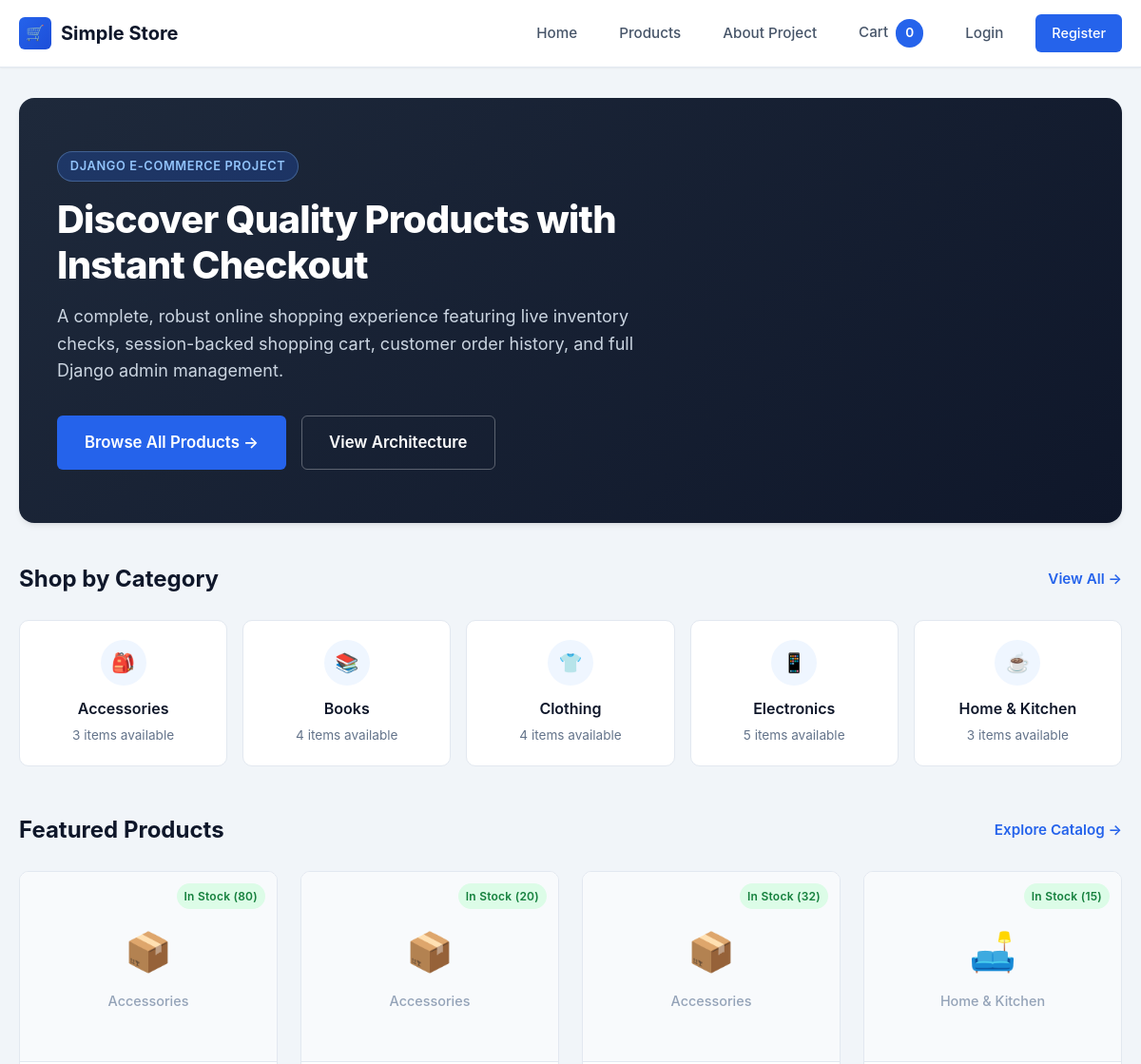
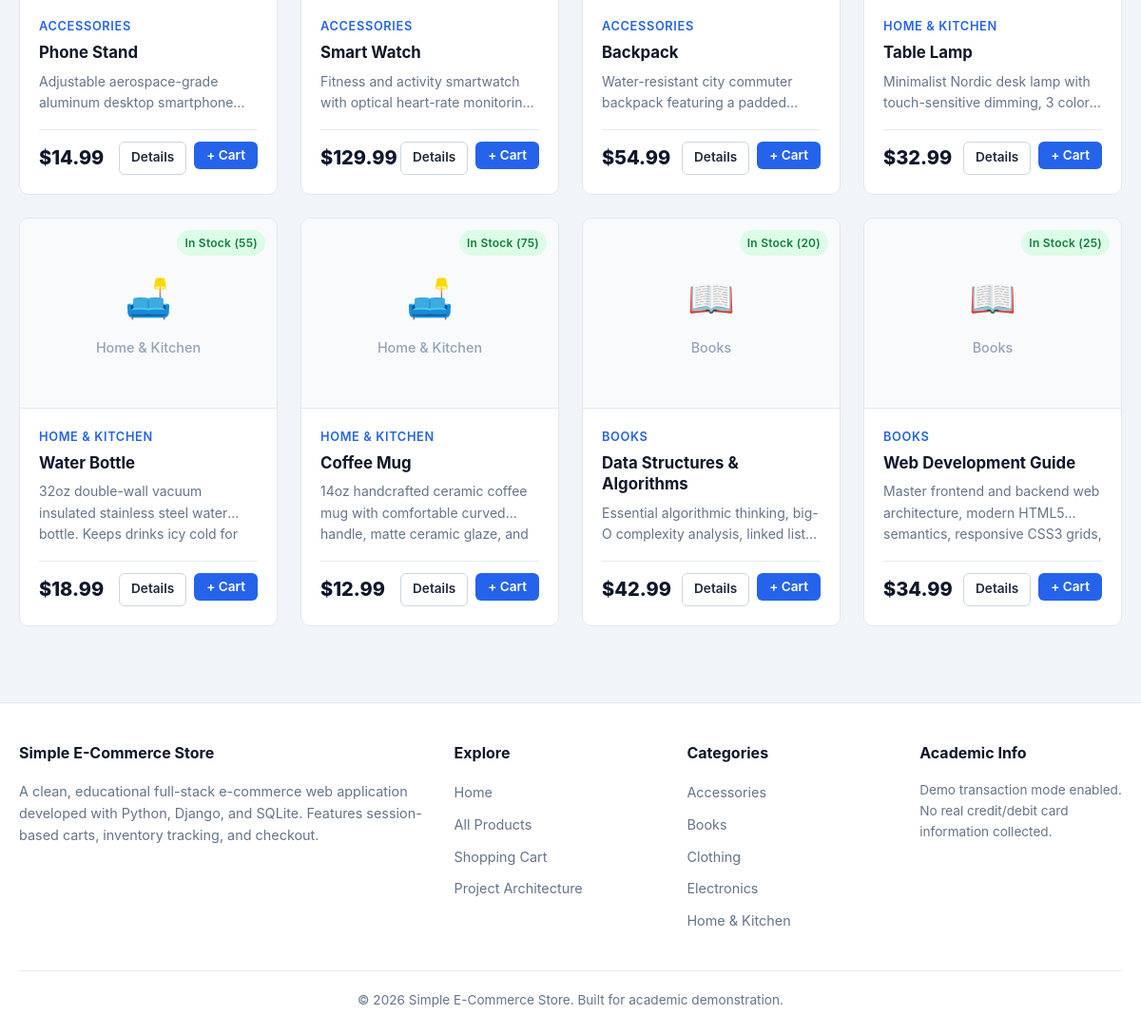
The page / on the database its author committed (2 pictures, top to bottom).
### store/models.py (models this page shows, shortened)
class Category(models.Model):
    name = models.CharField(max_length=100, unique=True)
    slug = models.SlugField(max_length=120, unique=True, blank=True)
    description = models.TextField(blank=True)
    created_at = models.DateTimeField(auto_now_add=True)
    class Meta:
        verbose_name = 'category'
        verbose_name_plural = 'categories'
        ordering = ['name']

class Product(models.Model):
    name = models.CharField(max_length=200)
    slug = models.SlugField(max_length=220, unique=True, blank=True)
    category = models.ForeignKey(Category, on_delete=models.CASCADE, related_name='products')
    description = models.TextField()
    price = models.DecimalField(
        max_digits=10,
        decimal_places=2,
        validators=[MinValueValidator(Decimal('0.01'))]
    )
    stock = models.PositiveIntegerField(default=0)
    image = models.ImageField(upload_to='products/', blank=True, null=True)
    is_available = models.BooleanField(default=True)
    created_at = models.DateTimeField(auto_now_add=True)
    updated_at = models.DateTimeField(auto_now=True)
    class Meta:
        ordering = ['-created_at']
    def get_absolute_url(self):
        return reverse('store:product_detail', args=[self.slug])
    @property
    def in_stock(self):
        return self.is_available and self.stock > 0

### store/views.py (the view)
# urls.py: path('', views.home, name='home'),
def home(request):
    featured_products = Product.objects.filter(is_available=True).order_by('-created_at')[:8]
    categories = Category.objects.all()
    return render(request, 'home.html', {
        'featured_products': featured_products,
        'categories': categories,
    })

### store/cart.py (called while the page is built, shortened)
    def __iter__(self):
        product_ids = [int(pid) for pid in self.cart.keys() if pid.isdigit()]
        products = Product.objects.filter(id__in=product_ids)
        product_map = {p.id: p for p in products}

    def __len__(self):
        return sum(qty for qty in self.cart.values() if isinstance(qty, int))

    def get_total_price(self):
        total = Decimal('0.00')
        for item in self:
            total += item['total_price']
        return total

### store/context_processors.py (called while the page is built)
def cart_context(request):
    cart = Cart(request)
    return {
        'cart': cart,
        'cart_total_items': len(cart),
        'cart_total_price': cart.get_total_price(),
        'all_categories': Category.objects.all(),
    }

### templates/home.html (shortened to what this page needs)
{% extends 'base.html' %}
{% block content %}
<div class="container">
  <section class="hero-banner" id="heroBanner">
    <div class="hero-content">
      <span class="hero-tag">Django E-Commerce Project</span>
      <h1 class="hero-title">Discover Quality Products with Instant Checkout</h1>
      <p class="hero-subtitle">
        A complete, robust online shopping experience featuring live inventory checks,
        session-backed shopping cart, customer order history, and full Django admin management.
      </p>
      <div class="hero-actions">
        <a href="{% url 'store:product_list' %}" class="btn btn-primary btn-lg" id="btnExploreProducts">
          Browse All Products &rarr;
        </a>
        <a href="{% url 'store:about' %}" class="btn btn-outline btn-lg" style="color: white; border-color: rgba(255,255,255,0.3);" id="btnLearnArchitecture">
          View Architecture
        </a>
      </div>
    </div>
  </section>
  <section style="margin-bottom: 3rem;">
    <div class="section-header">
      <h2 class="section-title">Shop by Category</h2>
      <a href="{% url 'store:product_list' %}" class="section-link">View All &rarr;</a>
    </div>
    <div class="category-grid">
      {% for cat in categories %}
        <a href="{% url 'store:product_list' %}?category={{ cat.slug }}" class="category-card" id="catCard-{{ cat.slug }}">
          <div class="category-card-icon">
            {% if cat.name == 'Electronics' %}📱
            {% elif cat.name == 'Clothing' %}👕
            {% elif cat.name == 'Books' %}📚
            {% elif cat.name == 'Home & Kitchen' %}☕
            {% elif cat.name == 'Accessories' %}🎒
            {% else %}📦
            {% endif %}
          </div>
          <h3 class="category-card-name">{{ cat.name }}</h3>
          <p class="category-card-count">{{ cat.products.count }} items available</p>
        </a>
      {% empty %}
        <p class="text-muted">No categories available yet.</p>
      {% endfor %}
    </div>
  </section>
  <section style="margin-bottom: 3rem;">
    <div class="section-header">
      <h2 class="section-title">Featured Products</h2>
      <a href="{% url 'store:product_list' %}" class="section-link">Explore Catalog &rarr;</a>
    </div>
    <div class="product-grid">
      {% for product in featured_products %}
        <div class="product-card" id="productCard-{{ product.id }}">
          <div class="product-media">
            {% if product.image %}
              <img src="{{ product.image.url }}" alt="{{ product.name }}" class="product-img">
            {% else %}
              <div class="product-placeholder-icon">
                <span style="font-size: 2.5rem;">
                  {% if product.category.name == 'Electronics' %}🎧
                  {% elif product.category.name == 'Clothing' %}👔
                  {% elif product.category.name == 'Books' %}📖
                  {% elif product.category.name == 'Home & Kitchen' %}🛋️
                  {% else %}📦
                  {% endif %}
                </span>
                <span>{{ product.category.name }}</span>
              </div>
            {% endif %}
            {% if product.in_stock %}
              <span class="product-badge badge-in-stock">In Stock ({{ product.stock }})</span>
            {% else %}
              <span class="product-badge badge-out-of-stock">Out of Stock</span>
            {% endif %}
          </div>
          <div class="product-body">
            <span class="product-category-tag">{{ product.category.name }}</span>
            <h3 class="product-title">
              <a href="{{ product.get_absolute_url }}">{{ product.name }}</a>
            </h3>
            <p class="product-desc-excerpt">{{ product.description }}</p>
            <div class="product-footer">
              <span class="product-price">${{ product.price }}</span>
              <div class="product-actions">
                <a href="{{ product.get_absolute_url }}" class="btn btn-outline btn-sm">Details</a>
                {% if product.in_stock %}
                  <form action="{% url 'store:cart_add' product.id %}" method="post" style="display: inline;">
                    <button type="submit" class="btn btn-primary btn-sm" title="Add 1 to Cart">+ Cart</button>
                  </form>
                {% else %}
                  <button class="btn btn-outline btn-sm" disabled>Sold Out</button>
                {% endif %}
              </div>
            </div>
          </div>
        </div>
      {% empty %}
        <div class="empty-state" style="grid-column: 1 / -1;">
          <div class="empty-icon">📦</div>
          <h3 class="empty-title">No products available yet</h3>
          <p class="empty-text">Run <code>python manage.py seed_data</code> to populate sample items.</p>
        </div>
      {% endfor %}
    </div>
  </section>
</div>
{% endblock %}

### templates/base.html (shortened to what this page needs)
{% load static %}
<!DOCTYPE html>
<html lang="en">
<head>
  <link rel="stylesheet" href="{% static 'css/style.css' %}">
</head>
<body>
  <header class="site-header" id="siteHeader">
    <div class="header-container">
      <a href="{% url 'store:home' %}" class="brand-logo" id="brandLogo">
        <div class="brand-icon">🛒</div>
        <span>Simple Store</span>
      </a>
      <nav class="main-nav" id="mainNav">
        <a href="{% url 'store:home' %}" class="nav-link" id="navHome">Home</a>
        <a href="{% url 'store:product_list' %}" class="nav-link" id="navProducts">Products</a>
        <a href="{% url 'store:about' %}" class="nav-link" id="navAbout">About Project</a>
        <a href="{% url 'store:cart_detail' %}" class="nav-link" id="navCart">
          Cart <span class="nav-cart-badge" id="cartBadge">{{ cart_total_items }}</span>
        </a>
        {% if user.is_authenticated %}
          <a href="{% url 'store:order_list' %}" class="nav-link" id="navOrders">My Orders</a>
          <a href="{% url 'store:profile' %}" class="nav-link" id="navProfile">Profile</a>
          <span class="nav-user-greeting">Hi, {{ user.first_name|default:user.username }}</span>
          <a href="{% url 'store:logout' %}" class="nav-btn nav-btn-outline" id="navLogout">Logout</a>
        {% else %}
          <a href="{% url 'store:login' %}" class="nav-link" id="navLogin">Login</a>
          <a href="{% url 'store:register' %}" class="nav-btn nav-btn-primary" id="navRegister">Register</a>
        {% endif %}
      </nav>
    </div>
  </header>
  <main class="main-wrapper" id="mainContent">
    {% block content %}{% endblock %}
  </main>
  <footer class="site-footer" id="siteFooter">
    <div class="container">
      <div class="footer-grid">
        <div class="footer-col">
          <h4>Simple E-Commerce Store</h4>
          <p>
            A clean, educational full-stack e-commerce web application developed with Python,
            Django, and SQLite. Features session-based carts, inventory tracking, and checkout.
          </p>
        </div>
        <div class="footer-col">
          <h4>Explore</h4>
          <ul class="footer-links">
            <li><a href="{% url 'store:home' %}">Home</a></li>
            <li><a href="{% url 'store:product_list' %}">All Products</a></li>
            <li><a href="{% url 'store:cart_detail' %}">Shopping Cart</a></li>
            <li><a href="{% url 'store:about' %}">Project Architecture</a></li>
          </ul>
        </div>
        <div class="footer-col">
          <h4>Categories</h4>
          <ul class="footer-links">
            {% for cat in all_categories|slice:":5" %}
              <li><a href="{% url 'store:product_list' %}?category={{ cat.slug }}">{{ cat.name }}</a></li>
            {% empty %}
              <li><span>Electronics</span></li>
              <li><span>Clothing</span></li>
              <li><span>Books</span></li>
            {% endfor %}
          </ul>
        </div>
        <div class="footer-col">
          <h4>Academic Info</h4>
          <p style="font-size: 0.85rem; color: var(--color-text-muted);">
            Demo transaction mode enabled. No real credit/debit card information collected.
          </p>
        </div>
      </div>
      <div class="footer-bottom">
        <p>&copy; 2026 Simple E-Commerce Store. Built for academic demonstration.</p>
      </div>
    </div>
  </footer>
</body>
</html>

### rows shown on the page
Category: name "Accessories", products.count "3"
Category: name "Books", products.count "4"
Category: name "Clothing", products.count "4"
Category: name "Electronics", products.count "5"
Category: name "Home & Kitchen", products.count "3"
Product: category.name "Accessories", stock "80", category.name "ACCESSORIES", name "Phone Stand", description "Adjustable aerospace-grade aluminum desktop…", price "14.99"
Product: category.name "Accessories", stock "20", category.name "ACCESSORIES", name "Smart Watch", description "Fitness and activity smartwatch with optical heart-rate…", price "129.99"
Product: category.name "Accessories", stock "32", category.name "ACCESSORIES", name "Backpack", description "Water-resistant city commuter backpack featuring a…", price "54.99"
Product: category.name "Home & Kitchen", stock "15", category.name "HOME & KITCHEN", name "Table Lamp", description "Minimalist Nordic desk lamp with touch-sensitive dimming, 3…", price "32.99"
Product: category.name "Home & Kitchen", stock "55", category.name "HOME & KITCHEN", name "Water Bottle", description "32oz double-wall vacuum insulated stainless steel water bottle. Keeps drinks icy cold…", price "18.99"
Product: category.name "Home & Kitchen", stock "75", category.name "HOME & KITCHEN", name "Coffee Mug", description "14oz handcrafted ceramic coffee mug with comfortable curved handle, matte ceramic glaze,…", price "12.99"
Product: category.name "Books", stock "20", category.name "BOOKS", name "Data Structures & Algorithms", description "Essential algorithmic thinking, big-O complexity analysis, linked…", price "42.99"
Product: category.name "Books", stock "25", category.name "BOOKS", name "Web Development Guide", description "Master frontend and backend web architecture, modern HTML5 semantics, responsive CSS3…", price "34.99"

### other values the page prints
{{ cart_total_items }} "0"
